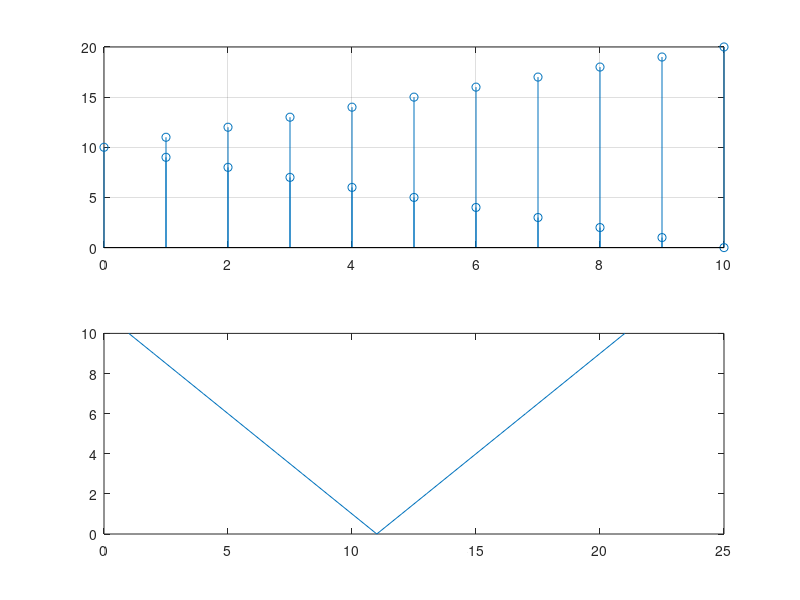
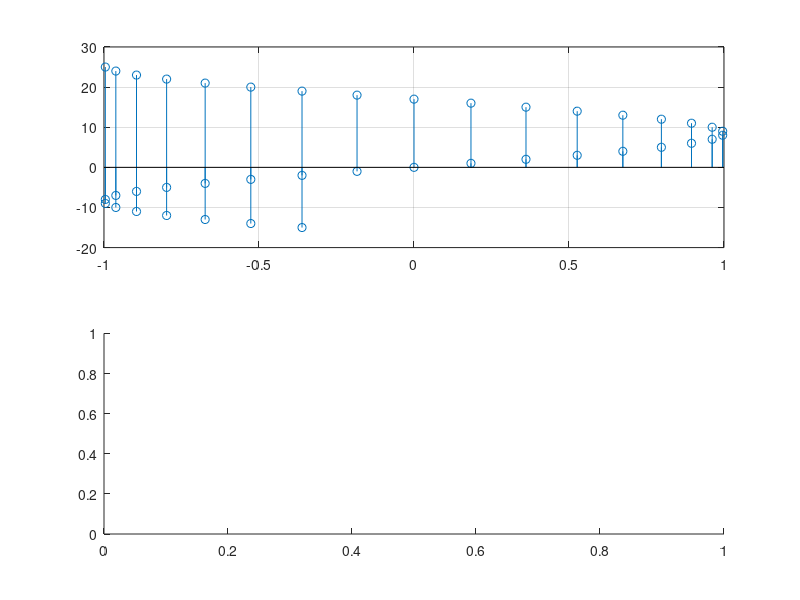

MATLAB code for these plots, in order: (Note: this script raises an error after producing the figures.)
%EX4
%Realizati un program MATLAB in care sa generati si sa reprezentati grafic
%folosind functia stem urmatorii vectori:
%a) x=[0,0,0,0,0,1,0,0,...,0], vectorul z avand lungimea 21. Reprezentarea
%grafica se va face in doua 'miniferestre' (functia subplot) vectorul z in
%functie de n=0:20 respectiv m=-5:15.
%t=|10-n|, reprezentat grafic in fucntie de n= 0:20
%c= xi=sin(pi*n/17), -15<=n<= 25 si x2=cos(pi*n/sqrt(23))
%a)
z=[0,0,0,0,0,1,0,0,0,0,0,1,0,0,0,0,0,1,0,0,0];
n=0:20;
m=-5:15;
plot(z,n);
subplot(2,1,1), stem(z,n), grid;
subplot(2,1,2), stem(z,m), grid;
figure(1);
%b)
t=abs(10-n);
plot(t)
subplot(2,1,1), stem(t,n), grid;
figure(2)
%c)
n= -15:25;
m= 0:50;
x1=sin((pi*n)/17);
x2= cos((pi*n)/sqrt(23));
plot (x1);
plot(x2);
subplot(2, 1 , 1), stem (x1, n),grid;
subplot(2, 1, 2), stem(x2,m), grid;
figure(3);